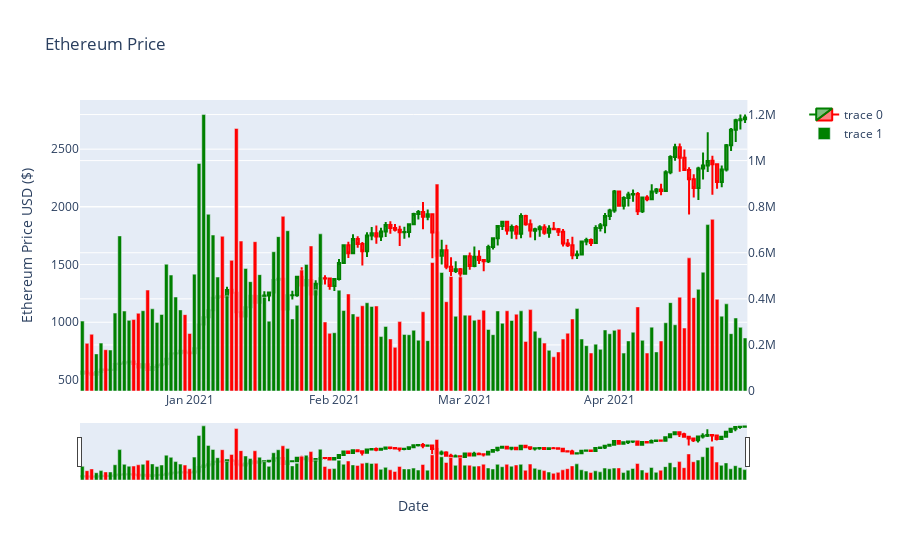

Write notebook code for a chart like this one.
### Code cell
from plotly.subplots import make_subplots

fig = make_subplots(specs=[[{"secondary_y": True}]])
fig.add_trace(
            go.Candlestick(
                x=doge_data.index,
                low=doge_data.low,
                high=doge_data.high,
                close=doge_data.close,
                open=doge_data.open,
                increasing_line_color='green',
                decreasing_line_color='red'
            )
)
fig.add_trace(go.Bar(x=doge_data.index, y=doge_data['volume'],marker={'color': doge_data['tag']}),secondary_y=True)


fig.update_layout(
    title = 'Ethereum Price',
    yaxis_title = 'Ethereum Price USD ($)',
    xaxis_title = 'Date'
)
fig.show()

### Figure 1 — Plotly figure (JSON) as saved in the notebook; plotly's stock layout.template omitted (floating-point values rounded to 4 significant figures; data arrays with more than 128 entries replaced by an {"elided": "..."} marker saying what was removed)
{"data": [{"close": {"elided": "143 float values"}, "decreasing": {"line": {"color": "red"}}, "high": {"elided": "143 float values"}, "increasing": {"line": {"color": "green"}}, "low": {"elided": "143 float values"}, "open": {"elided": "143 float values"}, "type": "candlestick", "x": {"elided": "143 str values"}}, {"marker": {"color": {"elided": "143 str values"}}, "type": "bar", "x": {"elided": "143 str values"}, "xaxis": "x", "y": {"elided": "143 float values"}, "yaxis": "y2"}], "layout": {"title": {"text": "Ethereum Price"}, "xaxis": {"anchor": "y", "domain": [0, 0.94], "title": {"text": "Date"}}, "yaxis": {"anchor": "x", "domain": [0, 1], "title": {"text": "Ethereum Price USD ($)"}}, "yaxis2": {"anchor": "x", "overlaying": "y", "side": "right"}}}
